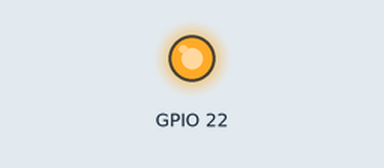
Recording of a program running on a simulated Raspberry Pi (BCM pin numbers). Parts: output pins drawn as LEDs (lit = HIGH). At 0.0 s the program stops and its outputs stay as they are.

Above: at 0.1 s.
Timing chart, 0 to 1.5 s (numbered marks = the images above):
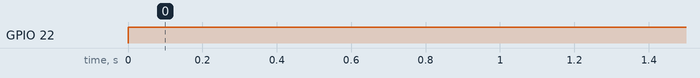

The program:

enciende.py
```python
#!usr/bin/env/ python
## enciende.py
#Importamos la libreria y le cambiamos el nombre a GPIO
import RPi.GPIO as GPIO
#Establecemos el sistema de numeracion que queremos,
#eb este caso el sistema BCM
GPIO.setmode(GPIO.BCM)
#Configuramos el pin GPIO 22 como una salida
GPIO.setup(22, GPIO.OUT)
#Encendemos el led
GPIO.output(22, GPIO.HIGH)
```

Measured:
- by itself, GPIO 22: LOW → HIGH at 0.00 s
